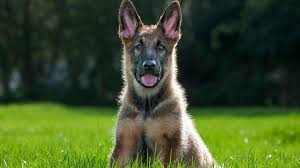
#> input picture YüzTanıma/OpenCV/Nesneler/Kopek1.jpg, 300 x 168 px, found by its file name
$ python n9.py
#> lines starting #> are read from the running program, lines starting #| are printed output that depends on the picture; after the words box and inside, x2 and y2 are one past the last pixel; in counts of white or black regions, pixels touching at a corner belong together
import cv2
goruntu=cv2.imread("OpenCV/Nesneler/Kopek1.jpg",0)
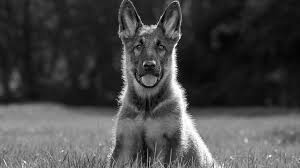
#> goruntu: shape (168, 300); min 0, max 255, mean 71.2
###Kenar Algılama###
kenar=cv2.Canny(goruntu,30,150)
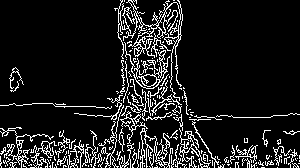
#> kenar: shape (168, 300); 11.5% white in thin lines or dots
###Kontur Bulma###
contours,hiyerachy =cv2.findContours(kenar,cv2.RETR_TREE,cv2.CHAIN_APPROX_SIMPLE)
#> contours = 301 contours, 264 with area under 20; largest, box (x1, y1, x2, y2) and area: (114, 0, 183, 101) 946, (124, 42, 170, 89) 384, (164, 2, 181, 32) 226, (163, 10, 179, 39) 209, (179, 128, 211, 168) 208; hiyerachy = 301 rows, first 6: [1, -1, -1, -1], [2, 0, -1, -1], [3, 1, -1, -1], [4, 2, -1, -1], [5, 3, -1, -1], [6, 4, -1, -1]
###Görüntü Üzerinde Konturları Çizme###
cv2.drawContours(goruntu,contours,-1,(0,255,0),2)
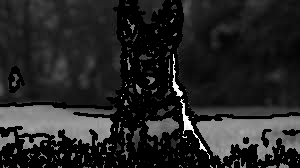
#> goruntu: shape (168, 300); min 0, max 255, mean 37.1
cv2.imshow("Konturlar",kenar)
cv2.waitKey(0)

$ run again, with YüzTanıma/OpenCV/Nesneler/Kopek2.jpg copied over YüzTanıma/OpenCV/Nesneler/Kopek1.jpg
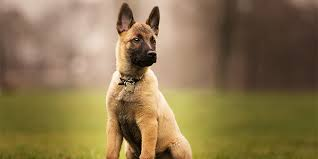
#> input picture YüzTanıma/OpenCV/Nesneler/Kopek2.jpg, 318 x 159 px, found by its file name
#> `kenar=cv2.Canny(goruntu,30,150)`:
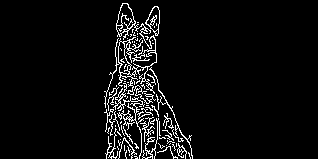
#> kenar: shape (159, 318); 5.5% white in thin lines or dots, all inside (x1, y1, x2, y2) = (104, 3, 193, 159)
#> contours = 129 contours, 115 with area under 20; largest, box (x1, y1, x2, y2) and area: (104, 3, 157, 108) 850, (116, 3, 136, 35) 341, (145, 6, 160, 36) 242, (118, 41, 131, 75) 214, (146, 6, 160, 32) 182; hiyerachy = 129 rows, first 6: [1, -1, -1, -1], [2, 0, -1, -1], [3, 1, -1, -1], [4, 2, -1, -1], [5, 3, -1, -1], [6, 4, -1, -1]
#> `cv2.drawContours(goruntu,contours,-1,(0,255,0),2)`:
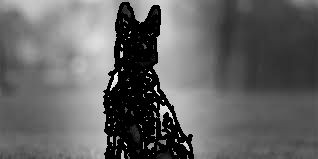
#> goruntu: shape (159, 318); min 0, max 255, mean 99.1

$ run again, with YüzTanıma/OpenCV/Nesneler/Kopek3.jpg copied over YüzTanıma/OpenCV/Nesneler/Kopek1.jpg
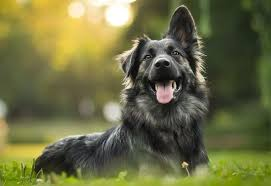
#> input picture YüzTanıma/OpenCV/Nesneler/Kopek3.jpg, 271 x 186 px, found by its file name
#> `kenar=cv2.Canny(goruntu,30,150)`:
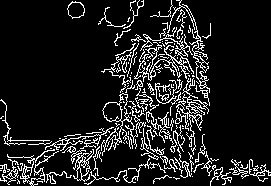
#> kenar: shape (186, 271); 12% white in thin lines or dots
#> contours = 259 contours, 218 with area under 20; largest, box (x1, y1, x2, y2) and area: (102, 93, 146, 151) 483, (102, 102, 122, 122) 281, (134, 27, 194, 82) 254, (175, 78, 206, 155) 240, (71, 149, 94, 182) 239; hiyerachy = 259 rows, first 6: [1, -1, -1, -1], [2, 0, -1, -1], [3, 1, -1, -1], [4, 2, -1, -1], [5, 3, -1, -1], [6, 4, -1, -1]
#> `cv2.drawContours(goruntu,contours,-1,(0,255,0),2)`:
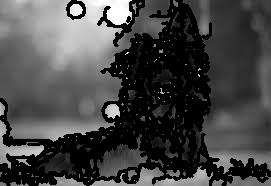
#> goruntu: shape (186, 271); min 0, max 255, mean 69.4
